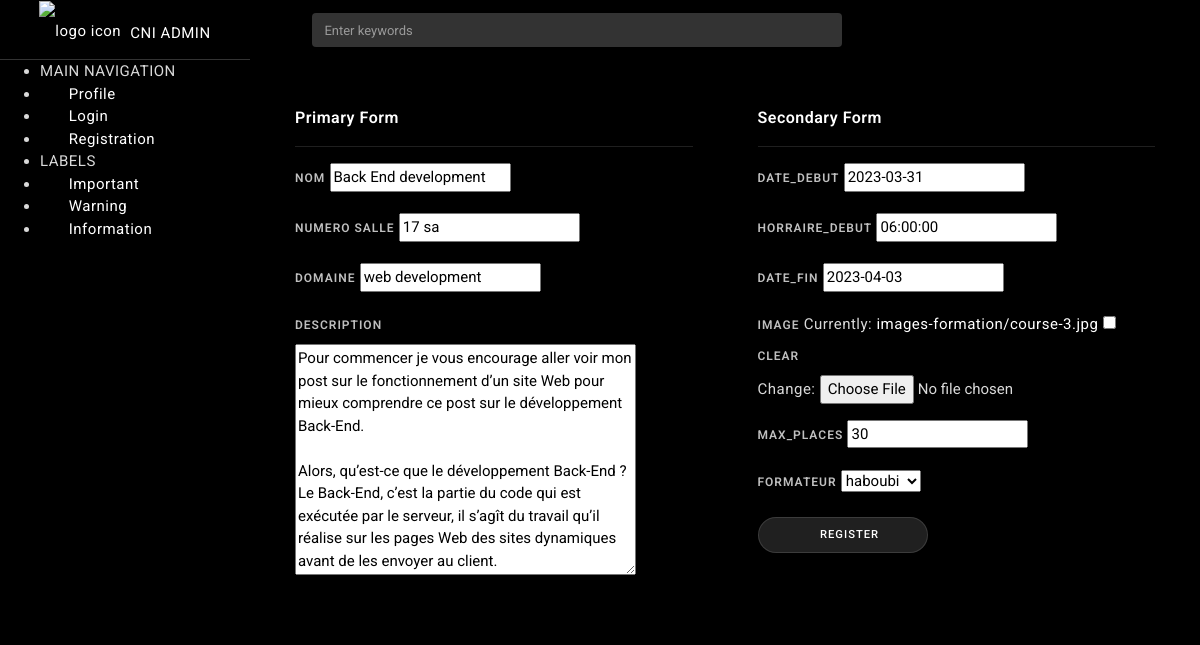
The page /formation/web-design/update on the database as committed earlier.
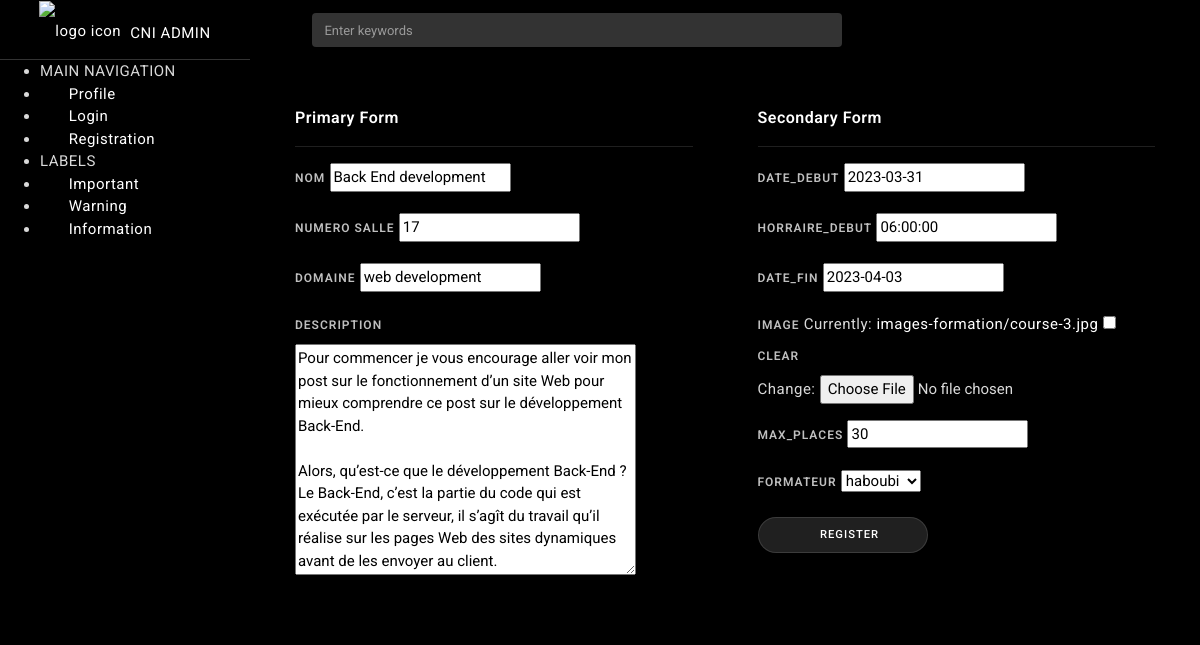
The same page on the database as committed later.
### base/models.py (models this page shows, shortened)
class Formation(models.Model):
    name = models.CharField(max_length=50)
    num_salle = models.CharField(max_length=50)
    domaine = models.CharField(max_length=50,blank=True,null=True)
    description = models.TextField(blank=True, null=True)
    date_debut = models.DateField(blank=True, null=True)
    horraire_debut = models.TimeField(blank=True, null=True)
    date_fin = models.DateField(blank=True, null=True)
    formateur = models.ForeignKey(Formateur, on_delete=models.CASCADE)
    max_places = models.IntegerField(blank=True, null=True,default=20)
    image = models.ImageField(upload_to="images-formation",blank=True, null=True)
    participant = models.ManyToManyField(Participant,blank=True)
    slug = models.SlugField(null=True,blank=True)

### base/views.py (the view, shortened to what this page needs)
# urls.py: path('formation/<slug:slug>/update',FormationUpdate.as_view(), name='update_formation'),
class FormationUpdate(UpdateView):
    model = Formation
    fields = ("name","num_salle","domaine","description","date_debut","horraire_debut","date_fin","formateur","max_places","image")
    template_name = "base/update_formation.html"

### base/models.py (called while the page is built)
    def __str__(self):
        return self.name

### templates/base/update_formation.html (shortened to what the changed rows need)
{% extends "registration/based_login.html" %}
{% load static %}
{% block content %}
<div id="wrapper">
  <div class="content-wrapper">
    <div class="container-fluid">
    <div class="row mt-3">
      <div class="col-lg-6">
         <div class="card">
           <div class="card-body">
            <form method="POST" enctype="multipart/form-data">
           <div class="form-group">
            <label for="input-1">Nom</label>
            {{ form.name }}
           </div>
           <div class="form-group">
            <label for="input-2">Numero salle</label>
            {{ form.num_salle }}
           </div>
           <div class="form-group">
            <label for="input-3">domaine</label>
            {{form.domaine}}
           </div>
           <div class="form-group">
            <label for="input-4">description</label>
            {{form.description}}
           </div>
         </div>
         </div>
      </div>
      <div class="col-lg-6">
        <div class="card">
           <div class="card-body">
           <div class="form-group">
            <label for="input-5">date_debut</label>
              {{form.date_debut}}
          </div>
          <div class="form-group">
            <label for="input-5">horraire_debut</label>
              {{form.horraire_debut}}
          </div>
          <div class="form-group">
            <label for="input-5">date_fin</label>
              {{form.date_fin}}
          </div>
          <div class="form-group">
            <label for="input-5">image</label>
              {{form.image}}
          </div>
          <div class="form-group">
            <label for="input-5">max_places</label>
              {{form.max_places}}
          </div>
          <div class="form-group">
            <label for="input-5">formateur</label>
              {{form.formateur}}
          </div>
         </div>
         </div>
      </div>
    </div>
    </div>
   </div>
    {% endblock content %}

Rows that differ between the two databases and show on the page:
changed Formation "Back End development": num_salle "17 sa" → "17"
